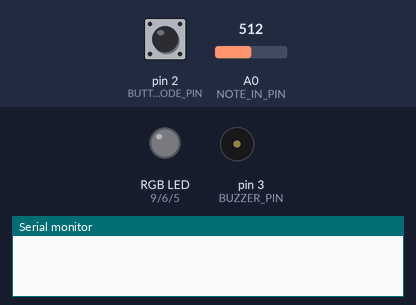
The sketch below on a simulated Arduino Uno, built with avr-gcc and run on an emulated ATmega328P. Shown: an RGB LED mixed from three pins (HIGH = lit), buzzer (waves = sounding), the last lines printed to the serial monitor. The inputs (shaded band) are chosen by the test bench; at power-on: pin 2 (BUTTON_MODE_PIN) LOW, A0 (NOTE_IN_PIN) = 512. Random numbers use the default seed unless the sketch sets one.

Above: at 1.2 s.
1.3 s: pin 2 (BUTTON_MODE_PIN) pulled HIGH for 0.15 s
At 1.8 s:
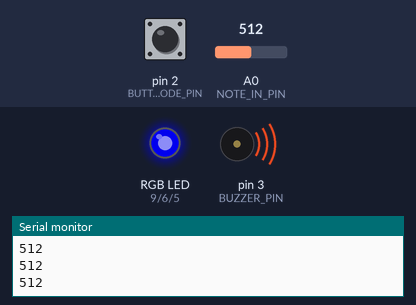
2.9 s: A0 (NOTE_IN_PIN) set to 6
At 3.8 s:
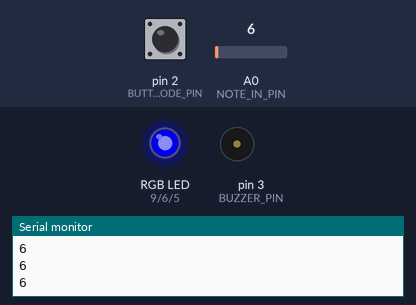
4.5 s: pin 2 (BUTTON_MODE_PIN) pulled HIGH for 1 s
At 5.5 s:
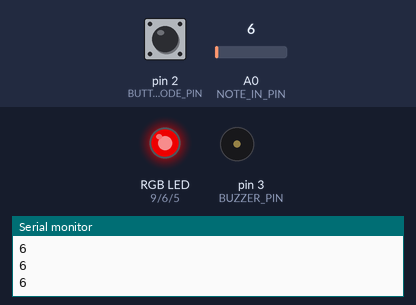
7.0 s: A0 (NOTE_IN_PIN) set to 25
At 7.07 s:
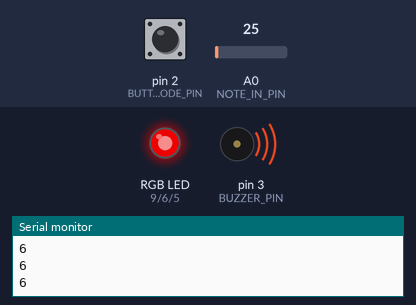
8.6 s: pin 2 (BUTTON_MODE_PIN) pulled HIGH for 0.15 s
At 8.67 s:
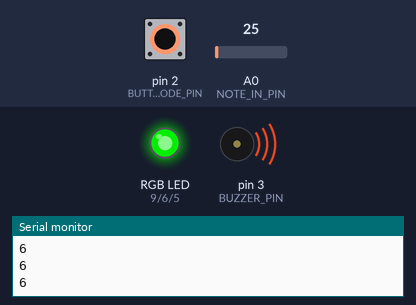
11.6 s: pin 2 (BUTTON_MODE_PIN) pulled HIGH for 3.2 s
At 11.67 s:
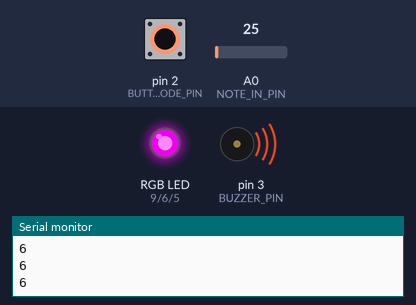
Timing chart, 0 to 17.3 s (numbered marks = the images above; inputs shaded):
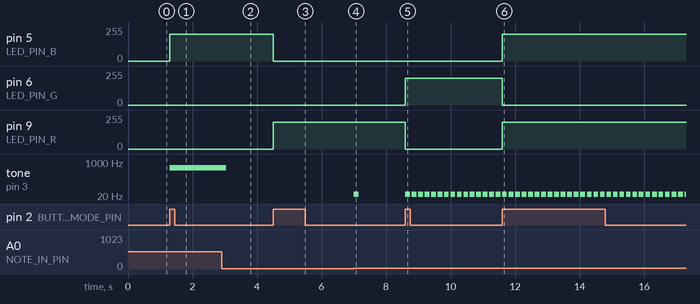

The sketch:

PareChouinard_Samuel_etudeThree.ino
```cpp
/********************** ETUDE 3 CART 360 2019 *******************************
 * WELCOME!
 * THE PURPOSE OF THIS EXERCISE IS TO DESIGN A VERY SIMPLE KEYBOARD (5 KEYS)
 * WHICH ALLOWS YOU TO PLAY LIVE, RECORD, AND PLAYBACK SINGLE NOTES (NO CHORDS).
 * THERE WILL BE A BUTTON WHICH WHEN PRESSED WILL TAKE THE USER TO THE NEXT MODE:
 * THERE ARE 5 POSSIBLE MODES
 * 0 ==  reset    ==   led off == also resets
 * 1 ==  live     ==   led BLUE
 * 2 ==  record   ==   led RED
 * 3 ==  play     ==   led GREEN
 * 4 ==  loopMODE ==   led PURPLE
 *
 * ADDITIONALLY - WHEN THE USER CHANGES MODE,
 * THE RGB LED WILL CHANGE COLOR (ACCORDING TO THE SPECIFICATIONS)

 * PLEASE FOLLOW THE INSTRUCTIONS IN THE COMMENTS:
 * DO NOT ADD ANY MORE FUNCTION DEFINITIONS
 * ONLY IMPLEMENT THE FUNCTION DEFINITIONS SUPPLIED
 * THERE IS NO NEED TO ADD ANY NEW VARIABLES OR CONSTANTS
 * PROVIDE COMMENTS FOR ANY OF THE CODE IMPLEMENTED
 * GOOD LUCK!
 */
/**** CONSTANTS ********************************************************/

#define BUTTON_MODE_PIN 2 // Button to change the mode

// constants for RGB LED
#define LED_PIN_R 9 // R PIN
#define LED_PIN_G 6 // G PIN
#define LED_PIN_B 5 // B PIN

// constant for note in (button-resistor ladder on breadboard)
# define NOTE_IN_PIN A0

//constant for max number of notes in array
#define MAX_NOTES 16

// a constant for duration
const int duration = 200;

// constant for pin to output for buzzer
#define BUZZER_PIN 3 // PWM

/******** VARIABLES *****************************************************/
// counter for how many notes we have
int countNotes =0;
// array to hold the notes played (for record/play mode)
int notes [MAX_NOTES];
int mode =0; // start at off


// ------------- Here are some variables which I added. I know we
// weren't supposed to but that just made most sense to me

// this keeps track of the time threshold after which the next note should be played
long nextNote =0;
// these two booleans are for making sure buttons send a signal once upon being pressed
boolean modeButtonPressed = false;
boolean noteButtonPressed = false;

/*************************************************************************/


/**********************SETUP() DO NOT CHANGE*******************************/
// Declare pin mode for the single digital input
void setup()
{
  // remove once done testing
  Serial.begin(9600);


  pinMode(BUTTON_MODE_PIN, INPUT);
}

/**********************LOOP() DO NOT CHANGE *******************************
 * INSTRUCTIONS:
 * There is NO NEED to change the loop - it establishes the flow of the program
 * We call here 3 functions repeatedly:
 * 1: chooseMode(): this function will determine the mode that your program is in
 * based on if the button (linked to the BUTTON_MODE_PIN) was pressed
 * 2: setRGB(): will set the color of the RGB LED based on the value of the mode variable
 * 3: selectMode(): will determine which function to call based on the value of the mode variable

**************************************************************************/
void loop()
{
  chooseMode();
  setRGB();
  selectMode();

}
/******************CHOOSEMODE(): IMPLEMENT *********************************
 * INSTRUCTIONS:
 * Read the value from the Button (linked to the BUTTON_MODE_PIN) and
 * if is being pressed then change the mode variable.
 * REMEMBER:
 * mode == 0 is reset
 * mode == 1 is live
 * mode == 2 is record
 * mode == 3 is play
 * mode == 4 is loopMode
 * Every time the user presses the button, the program will go to the next mode,
 * once it reaches 4, it should go back to mode == 0.
 * (i.e. if mode ==2 and we press, then mode ==3) ...
**************************************************************************/
void chooseMode(){
  // IMPLEMENT

  // check if the mode button is being pressed
  int val = digitalRead(BUTTON_MODE_PIN);

  // if button currently pressed
  if(val==HIGH){
    // print to serial for testing
   // Serial.println("button mode high");

  // if its being pressed hasn't triggered anything yet,
  // change modes and reset note count.
    if( !modeButtonPressed ){
      mode  = (mode+1)%5;
      countNotes=0;
      nextNote = millis();
  }
  // mark button as pressed
  modeButtonPressed = true;
  }
  else {
    // if button is no longer pressed, mark it as such
    modeButtonPressed = false;
  }

}

/******************SETRGB(): IMPLEMENT *********************************
 * INSTRUCTIONS:
 * Depending on the value of the mode variable:
 * if the mode is 0 - RGB LED IS OFF
 * if the mode is 1 - RGB LED IS BLUE
 * if mode is 2 - RGB LED IS RED
 * if mode is 3 - RGB LED IS GREEN
 * if mode is 4 - RGB LED iS PURPLE
 * YOU MUST USE A SWITCH CASE CONSTRUCT (NOT A SERIES OF IF / ELSE STATEMENTS
**************************************************************************/
void setRGB()
{
  //IMPLEMENT

  // assign different color lights to the RGB LED according to mode
  switch(mode){
    case 0: lightRGB(0,0,0); break; // no color
    case 1: lightRGB(0,0,200); break; // blue
    case 2: lightRGB(200,0,0); break; // red
    case 3: lightRGB(0,200,0); break; // green
    case 4: lightRGB(200,0,200); break; // purple
    default: lightRGB(0,0,0); break; // in case no case is triggered
  }
}

// lightRGB()
// I wrote a function.. imagine that I copy-pasted this please
// triggers correct analogWrite() functions according to the color we want to display on the RGB LED
void lightRGB(int r, int g, int b){
  analogWrite(LED_PIN_R, r);
  analogWrite(LED_PIN_G, g);
  analogWrite(LED_PIN_B, b);
}
/**********************SELECTMODE() DO NOT CHANGE *******************************
 * INSTRUCTIONS:
 * There is NO NEED to change this function - it selects WHICH function should run based on the mode variable
 * There are 4 possibilities
 * 1: reset(): this function will reset any arrays etc, and will do nothing else
 * 2: live(): this function will play the corresponding notes
 * to the user pressing the respective buttons.
 * NOTE:: the notes played are NOT stored
 * 3: record(): this function will play the corresponding notes
 * to the user pressing the respective buttons
 * AND will STORE up to 16 consecutive notes in an array.
 * 4: play(): this function will playback any notes stored in the array that were recorded
 * in the previous mode
 * 5: loopMode(): this function will playback any notes stored in the array that were recorded,
 * BUT unlike the previous mode, you can choose in which sequence the notes are played.
 * REQUIRED: only play notes from the array (no live stuff)

******************************************************************************/
void selectMode()
{
  if(mode ==0) {
    reset();
  }
  else if(mode ==1) {
    live();
  }
  else if(mode ==2) {
    record();
  }

  else if(mode ==3) {
    play();
  }

   else if(mode ==4) {
    loopMode();
  }
}
/******************RESET(): IMPLEMENT **************************************
 * INSTRUCTIONS:
 * this function should ensure that any notes recorded are no longer available
**************************************************************************/
void reset()
{
  // IMPLEMENT

  // run through each note in the notes list and clear it.
  for(int i=0; i< MAX_NOTES; i++){
    notes[i]=0;
  }

}
/******************LIVE(): IMPLEMENT **************************************
 * INSTRUCTIONS:
 * this function will play the corresponding notes
 * to the user pressing the respective buttons
 * NOTE:: the notes played are NOT stored
 * SO: you need read in the input from the analog input (linked to the button-resistor ladder combo)
 * THEN - output the note to the buzzer using the tone() function
**************************************************************************/
void live()
{

    // get the analog reading from the pin where all the buttons go to
    int  noteReading = analogRead(A0);
    Serial.println(noteReading);

    // if there is significant voltage
    if(noteReading>15){
      // trigger a tone by converting voltage directly to frequency.
      // this is a place where I could have written a bunch of if/else statements to
      // find which button was pressed ( such as if (a<x) {} else if (x<b) {} etc.)
      // and reassign another frequency, like a pentatonic scale or something.
      // i spent time this weekend playing with servo's instead though :)
      tone(BUZZER_PIN, noteReading, 150);

  }


}
/******************RECORD(): IMPLEMENT **********************************
 * INSTRUCTIONS:
 * this function will play the corresponding notes
 * to the user pressing the respective buttons
 * AND will STORE up to 16 consecutive notes in an array.
 * SO:you need read in the input from the analog input (linked to the button-resistor ladder combo)
 * AND - output the note to the buzzer using the tone() function
 * THEN store that note in the array  - BE CAREFUL - you can only allow for up to MAX_NOTES to be stored
**************************************************************************/
void record()
{
  // IMPLEMENT

  // get reading from the note buttons
    int  noteReading = analogRead(A0);
  //Serial.println(noteReading);

  // if there is significant voltage
  if(noteReading>15){

    // if no button was pressed yet
    if(!noteButtonPressed){

      // update appropriate entry in the notes array
      notes[countNotes] = noteReading;

      // trigger a sound so the user knows something happened
      tone(BUZZER_PIN, noteReading, 150);

      // move on to the next note
      countNotes  = (countNotes+1)%16;
    }
    // mark button as pressed
    noteButtonPressed = true;
  }
  else {
    // if no button is pressed, mark them as such
    noteButtonPressed = false;
  }

}
/******************PLAY(): IMPLEMENT ************************************
 * INSTRUCTIONS:
 * this function will playback any notes stored in the array that were recorded
 * in the previous mode
 * SO: you need to go through the array of values (be careful - the user may not have put in MAX_NOTES)
 * READ each value IN ORDER
 * AND output each note to the buzzer using the tone() function
 * ALSO: as long as we are in this mode, the notes are played over and over again
 * BE CAREFUL: make sure you allow for the user to get to another mode from the mode button...
**************************************************************************/
void play()
{
  // IMPLEMENT
    // if threshold for playing the next note has been reached
      if(millis()>=nextNote){

    // if there is a note to be played (this cuts the loop short if there arent enough notes)
      if(notes[countNotes]>0){
        // play the note
        tone(BUZZER_PIN, notes[countNotes], 150);
        // set the next threshold
        nextNote = millis()+duration;
        }
        // update note count whether or not one was played
      countNotes  = (countNotes+1)%16;

    }
}
/******************LOOPMODE(): IMPLEMENT *********************************
 * INSTRUCTIONS:
 * this function will playback any notes stored in the array that were recorded
 * in the previous mode
 * SO: you need to go through the array of values (be careful - the user may not have put in MAX_NOTES)
 * READ values IN ANY ORDERING (You MUST use the array - but you can determine your own sequence)
 * AND output each note to the buzzer using the tone() function
 * ALSO: as long as we are in this mode, the notes are played over and over again
 * BE CAREFUL: make sure you allow for the user to get to another mode from the mode button...
**************************************************************************/
void loopMode()
{
  //IMPLEMENT
  // same structure as play(): if note threshold is reached
  if(millis()>=nextNote){
    // if there is a note to play
      if(notes[countNotes]>0){
        // play the note
        tone(BUZZER_PIN, notes[countNotes], 150);
        // set the next threshold
        nextNote = millis()+duration;
        }

    //  pick a random note to play instead of incrementing them.
      countNotes = int( random(0, 16) );

    }
}

/**************************************************************************/
```

Measured:
- after the input at 1.3 s, pin 5 (LED_PIN_B): 0/255 → 200/255 at once; tone on pin 3 (BUZZER_PIN): silent → 512 Hz at once
- after the input at 2.9 s, tone on pin 3 (BUZZER_PIN): 512 Hz → silent after 0.15 s
- after the input at 4.5 s, pin 5 (LED_PIN_B): 200/255 → 0/255 at once; pin 9 (LED_PIN_R): 0/255 → 200/255 at once
- after the input at 7.0 s, tone on pin 3 (BUZZER_PIN): silent → 25 Hz at once, → silent 0.15 s later
- after the input at 8.6 s, pin 6 (LED_PIN_G): 0/255 → 200/255 at once; pin 9 (LED_PIN_R): 200/255 → 0/255 at once; tone on pin 3 (BUZZER_PIN): alternates 25 Hz for 0.15 s and silent for 0.05 s, starting at once
- after the input at 11.6 s, pin 5 (LED_PIN_B), pin 9 (LED_PIN_R): 0/255 → 200/255 at once; pin 6 (LED_PIN_G): 200/255 → 0/255 at once
